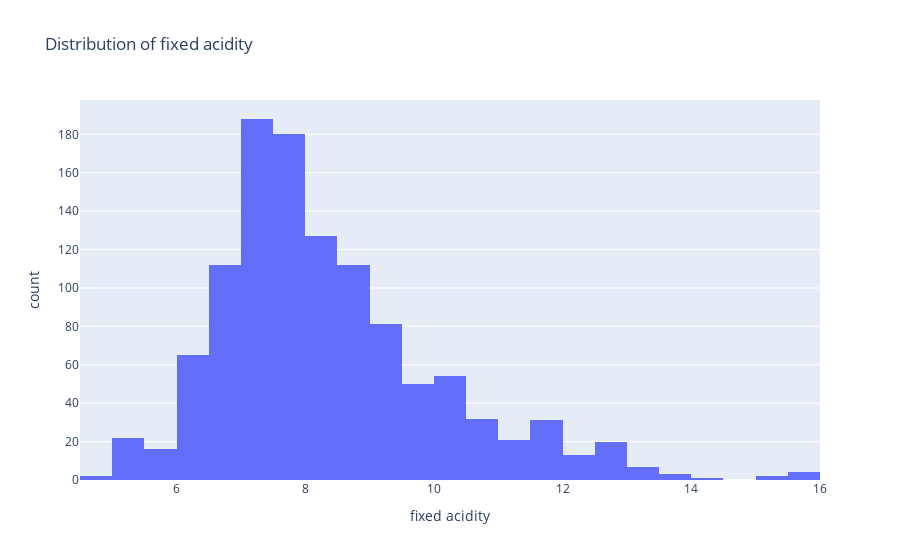
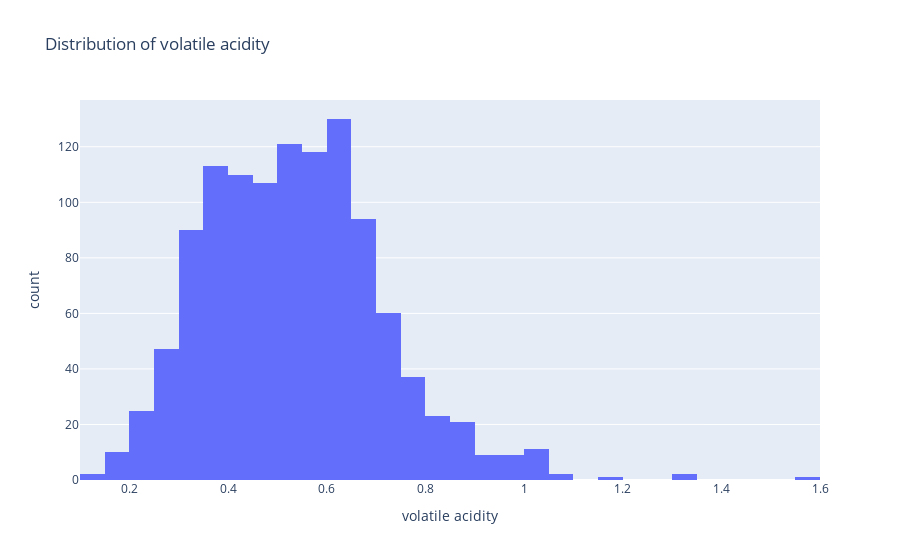
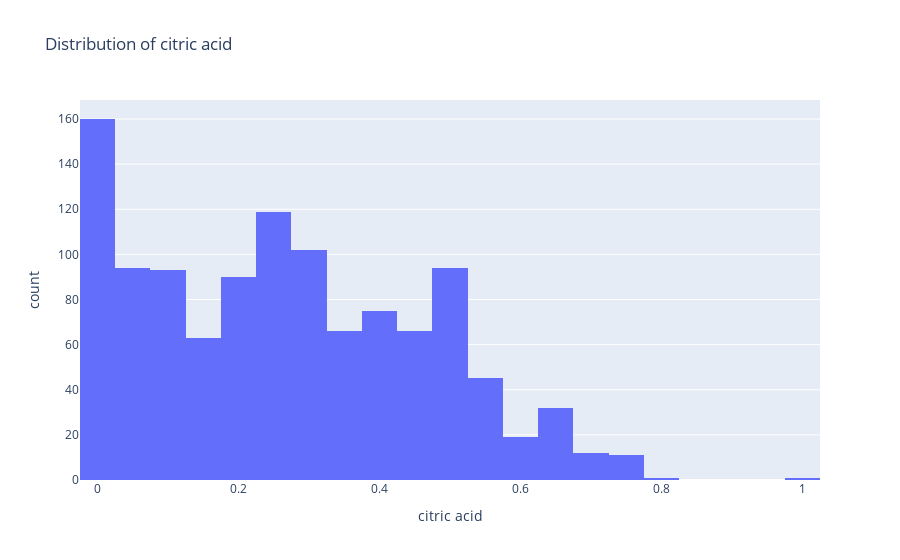
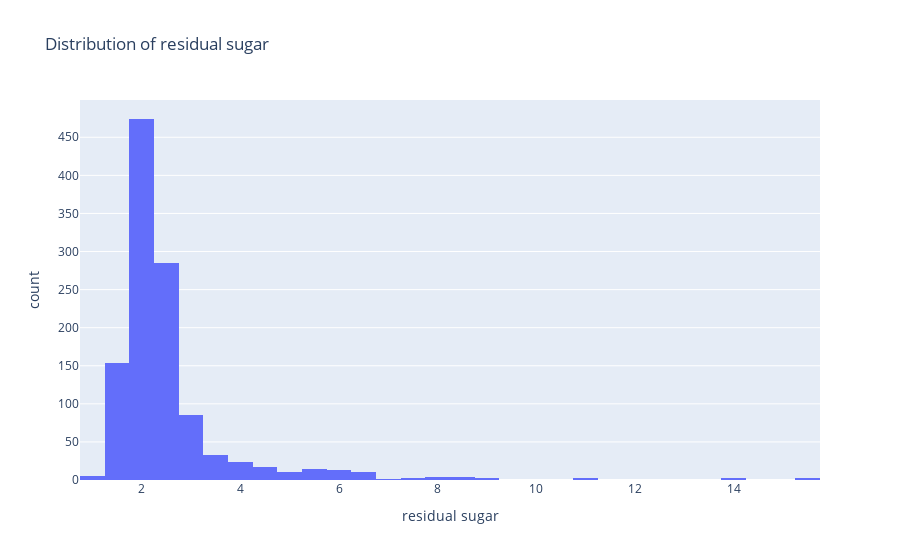

Notebook code cell kept with these figures, in order:
### Markdown cell above
### Histogram

### Code cell
import plotly.express as px
# Assuming your dataframe is called 'data'
columns = [col for col in data.columns if col != 'quality']  # Exclude the 'quality' column

# Loop through each column except 'quality'
for col in columns:
    # Plot distribution for each column
    fig = px.histogram(data, x=col, nbins=30, title=f"Distribution of {col}")
    fig.show()
    
    # Print value counts for each column
    print(f"Value counts for {col}:\n{data[col].value_counts()}\n")

### Figure 1 — Plotly figure (JSON) as saved in the notebook; plotly's stock layout.template omitted (floating-point values rounded to 4 significant figures; data arrays with more than 128 entries replaced by an {"elided": "..."} marker saying what was removed)
{"data": [{"alignmentgroup": "True", "bingroup": "x", "hovertemplate": "fixed acidity=%{x}<br>count=%{y}<extra></extra>", "legendgroup": "", "marker": {"color": "#636efa", "pattern": {"shape": ""}}, "name": "", "nbinsx": 30, "offsetgroup": "", "orientation": "v", "showlegend": false, "type": "histogram", "x": {"elided": "1143 float values"}, "xaxis": "x", "yaxis": "y"}], "layout": {"barmode": "relative", "legend": {"tracegroupgap": 0}, "title": {"text": "Distribution of fixed acidity"}, "xaxis": {"anchor": "y", "domain": [0, 1], "title": {"text": "fixed acidity"}}, "yaxis": {"anchor": "x", "domain": [0, 1], "title": {"text": "count"}}}}

### Figure 2 — Plotly figure (JSON) as saved in the notebook; plotly's stock layout.template omitted (floating-point values rounded to 4 significant figures; data arrays with more than 128 entries replaced by an {"elided": "..."} marker saying what was removed)
{"data": [{"alignmentgroup": "True", "bingroup": "x", "hovertemplate": "volatile acidity=%{x}<br>count=%{y}<extra></extra>", "legendgroup": "", "marker": {"color": "#636efa", "pattern": {"shape": ""}}, "name": "", "nbinsx": 30, "offsetgroup": "", "orientation": "v", "showlegend": false, "type": "histogram", "x": {"elided": "1143 float values"}, "xaxis": "x", "yaxis": "y"}], "layout": {"barmode": "relative", "legend": {"tracegroupgap": 0}, "title": {"text": "Distribution of volatile acidity"}, "xaxis": {"anchor": "y", "domain": [0, 1], "title": {"text": "volatile acidity"}}, "yaxis": {"anchor": "x", "domain": [0, 1], "title": {"text": "count"}}}}

### Figure 3 — Plotly figure (JSON) as saved in the notebook; plotly's stock layout.template omitted (floating-point values rounded to 4 significant figures; data arrays with more than 128 entries replaced by an {"elided": "..."} marker saying what was removed)
{"data": [{"alignmentgroup": "True", "bingroup": "x", "hovertemplate": "citric acid=%{x}<br>count=%{y}<extra></extra>", "legendgroup": "", "marker": {"color": "#636efa", "pattern": {"shape": ""}}, "name": "", "nbinsx": 30, "offsetgroup": "", "orientation": "v", "showlegend": false, "type": "histogram", "x": {"elided": "1143 float values"}, "xaxis": "x", "yaxis": "y"}], "layout": {"barmode": "relative", "legend": {"tracegroupgap": 0}, "title": {"text": "Distribution of citric acid"}, "xaxis": {"anchor": "y", "domain": [0, 1], "title": {"text": "citric acid"}}, "yaxis": {"anchor": "x", "domain": [0, 1], "title": {"text": "count"}}}}

### Figure 4 — Plotly figure (JSON) as saved in the notebook; plotly's stock layout.template omitted (floating-point values rounded to 4 significant figures; data arrays with more than 128 entries replaced by an {"elided": "..."} marker saying what was removed)
{"data": [{"alignmentgroup": "True", "bingroup": "x", "hovertemplate": "residual sugar=%{x}<br>count=%{y}<extra></extra>", "legendgroup": "", "marker": {"color": "#636efa", "pattern": {"shape": ""}}, "name": "", "nbinsx": 30, "offsetgroup": "", "orientation": "v", "showlegend": false, "type": "histogram", "x": {"elided": "1143 float values"}, "xaxis": "x", "yaxis": "y"}], "layout": {"barmode": "relative", "legend": {"tracegroupgap": 0}, "title": {"text": "Distribution of residual sugar"}, "xaxis": {"anchor": "y", "domain": [0, 1], "title": {"text": "residual sugar"}}, "yaxis": {"anchor": "x", "domain": [0, 1], "title": {"text": "count"}}}}
